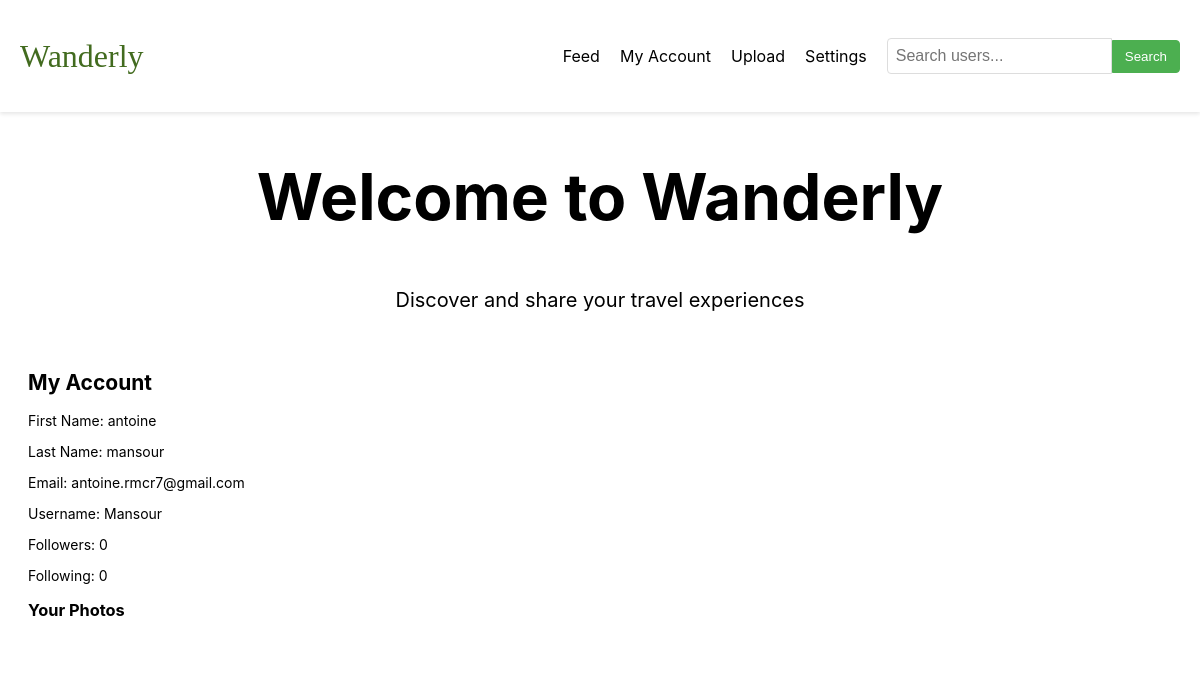
Page /account (signed in) on the earlier database version.
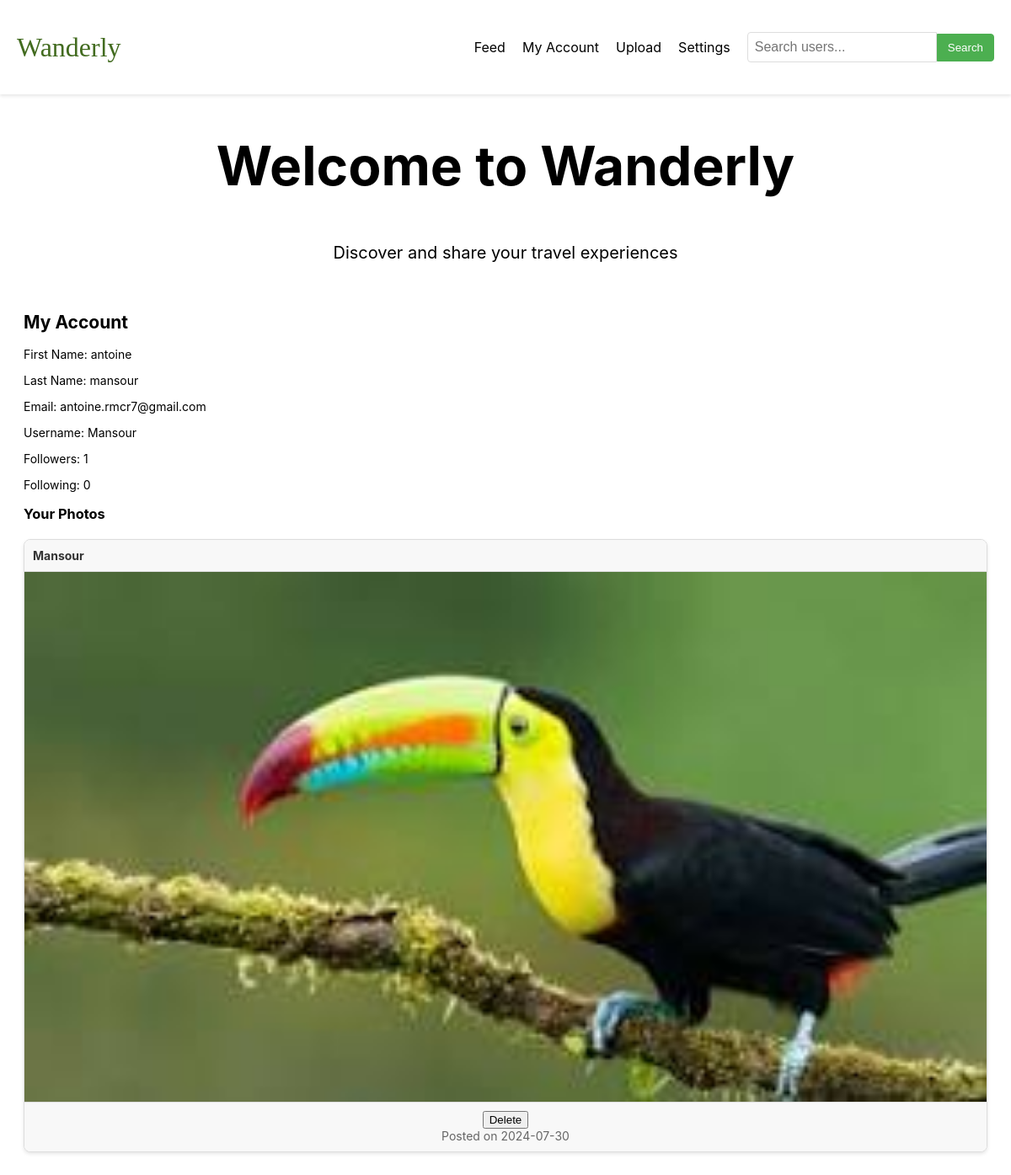
Same page on the later database version.
### models.py (models this page shows, shortened)
class User(UserMixin, db.Model):
    id = db.Column(db.Integer, primary_key=True)
    username = db.Column(db.String(150), unique=True, nullable=False)
    password = db.Column(db.String(150), nullable=False)
    email = db.Column(db.String(150), unique=True, nullable=False)
    first_name = db.Column(db.String(150), nullable=False)
    last_name = db.Column(db.String(150), nullable=False)
    posts = db.relationship('Post', backref='author', lazy=True)
    followed = db.relationship(
        'User', secondary=followers,
        primaryjoin=(followers.c.follower_id == id),
        secondaryjoin=(followers.c.followed_id == id),
        backref=db.backref('followers', lazy='dynamic'), lazy='dynamic'
    )

class Post(db.Model):
    id = db.Column(db.Integer, primary_key=True)
    image_file = db.Column(db.String(20), nullable=False)
    date_posted = db.Column(db.DateTime, nullable=False, default=datetime.utcnow)
    user_id = db.Column(db.Integer, db.ForeignKey('user.id'), nullable=False)

### app.py (the view)
@app.route('/account')
@login_required
def account():
    return render_template('account.html', user=current_user)

### app.py (called while the page is built)
@login_manager.user_loader
def load_user(user_id):
    return User.query.get(int(user_id))

### templates/account.html (shortened to what this page needs)
{% extends "base.html" %}
{% block content %}
<div class="container">
    <h2>My Account</h2>
    <p>First Name: {{ user.first_name }}</p>
    <p>Last Name: {{ user.last_name }}</p>
    <p>Email: {{ user.email }}</p>
    <p>Username: {{ user.username }}</p>
    <p>Followers: {{ user.followers.count() }}</p>
    <p>Following: {{ user.followed.count() }}</p>
    <h3>Your Photos</h3>
    <div class="post-grid">
        {% for post in user.posts %}
        <div class="post">
            <div class="post-header">
                <span>{{ user.username }}</span>
            </div>
            <img src="{{ url_for('uploaded_file', filename=post.image_file) }}" alt="Trip Image">
            <div class="post-footer">
                <form method="POST" action="{{ url_for('delete_post', post_id=post.id) }}">
                    <button type="submit" class="delete-button">Delete</button>
                </form>
                <span>Posted on {{ post.date_posted.strftime('%Y-%m-%d') }}</span>
            </div>
        </div>
        {% endfor %}
    </div>
</div>
{% endblock %}

### templates/base.html (shortened to what this page needs)
<!doctype html>
<html lang="en">
<head>
    <link rel="stylesheet" href="{{ url_for('static', filename='styles.css') }}">
</head>
<body>
    <div class="v4368_321106">
        <div class="v4368_321115">
            <div class="v4368_321116">Wanderly</div>
            {% if current_user.is_authenticated %}
            <div class="nav-links">
                <a class="v4368_321117" href="{{ url_for('feed') }}">Feed</a>
                <a class="v4368_321118" href="{{ url_for('account') }}">My Account</a>
                <a class="v4368_321119" href="{{ url_for('upload') }}">Upload</a>
                <div class="dropdown">
                    <a class="v4368_321120" href="javascript:void(0)">Settings</a>
                </div>
                <form class="search-form" action="{{ url_for('search') }}" method="GET">
                    <input class="search-input" type="text" name="q" placeholder="Search users...">
                    <button class="search-button" type="submit">Search</button>
                </form>
            </div>
            {% endif %}
        </div>
        <div class="welcome-message">
            <h2>Welcome to Wanderly</h2>
            <p>Discover and share your travel experiences</p>
        </div>
        <div class="main-content">
            {% block content %}{% endblock %}
        </div>
    </div>
</body>
</html>

### static/styles.css (style rules this page uses)
* { box-sizing: border-box; }
body { font-size: 14px; font-family: 'Inter', sans-serif; }
.v4368_321106 { width: 100%; background: rgba(255,255,255,1); position: relative; top: 0; left: 0; overflow: hidden; }
.v4368_321115 { width: 100%; height: 112px; background: rgba(255,255,255,1); box-shadow: 0 2px 4px rgba(0, 0, 0, 0.1); position: fixed; top: 0; left: 0; display: flex; align-items: center; justify-content: space-between; padding: 0 20px; z-index: 1000; }
.v4368_321116 { color: rgba(66,107,31,1); font-family: 'Newsreader', serif; font-weight: 500; font-size: 32px; }
.nav-links { display: flex; align-items: center; }
.nav-links a { color: rgba(0,0,0,1); margin-left: 20px; text-decoration: none; font-size: 16px; transition: color 0.3s; }
.dropdown { position: relative; display: inline-block; }
.search-form { display: flex; align-items: center; margin-left: 20px; }
.search-input { padding: 8px; border: 1px solid #ddd; border-radius: 4px 0 0 4px; outline: none; font-size: 16px; }
.search-button { padding: 8px 12px; border: 1px solid #4CAF50; border-radius: 0 4px 4px 0; background-color: #4CAF50; color: white; cursor: pointer; transition: background 0.3s, color 0.3s; outline: none; }
.welcome-message { text-align: center; margin-top: 150px; }
.welcome-message h2 { font-size: 64px; color: rgba(0,0,0,1); }
.welcome-message p { font-size: 20px; color: rgba(0,0,0,1); }
.main-content { padding: 20px; margin-top: 120px; max-width: 1200px; margin: 0 auto; }
.post-grid { display: flex; flex-direction: column; gap: 20px; margin-top: 20px; }
.post { background: #fff; border: 1px solid #ddd; border-radius: 8px; box-shadow: 0 2px 4px rgba(0, 0, 0, 0.1); width: 100%; box-sizing: border-box; overflow: hidden; text-align: center; }
.post-header { padding: 10px; background: #f8f8f8; border-bottom: 1px solid #ddd; display: flex; justify-content: space-between; align-items: center; }
.post-header span { font-weight: bold; color: #333; }
.post img { width: 100%; height: auto; display: block; }
.post-footer { padding: 10px; background: #f8f8f8; border-top: 1px solid #ddd; }
.post-footer span { color: #666; }

Differences in the rows shown:
added Post: {{ user.username }} "Mansour", image_file (picture), date_posted "2024-07-30"
Other differences:
{{ user.followers.count() }}: "0" → "1"
